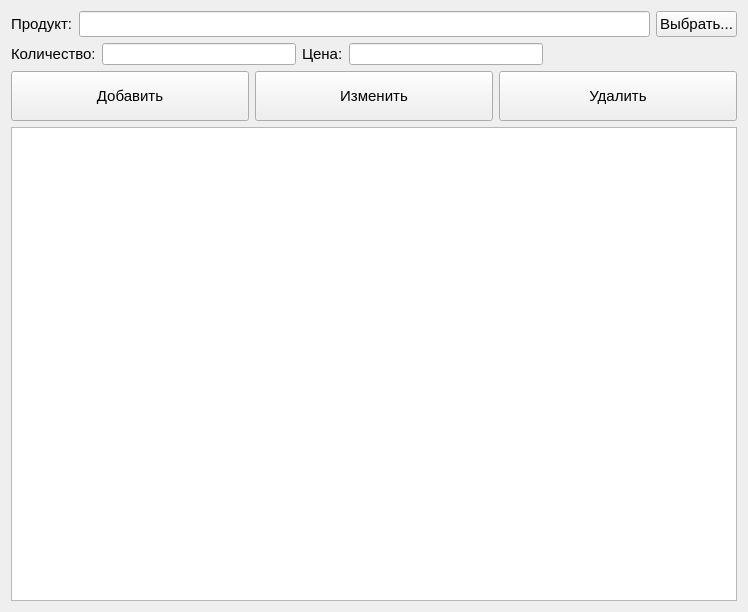
<?xml version="1.0" encoding="UTF-8"?>
<ui version="4.0">
 <class>FormStock</class>
 <widget class="QWidget" name="FormStock">
  <property name="geometry">
   <rect>
    <x>0</x>
    <y>0</y>
    <width>748</width>
    <height>612</height>
   </rect>
  </property>
  <property name="windowTitle">
   <string>Form</string>
  </property>
  <layout class="QVBoxLayout" name="verticalLayout_2">
   <item>
    <layout class="QVBoxLayout" name="verticalLayout">
     <item>
      <layout class="QHBoxLayout" name="horizontalLayout">
       <item>
        <widget class="QLabel" name="label">
         <property name="font">
          <font>
           <pointsize>11</pointsize>
          </font>
         </property>
         <property name="text">
          <string>Продукт:</string>
         </property>
        </widget>
       </item>
       <item>
        <widget class="QLineEdit" name="txtProduct">
         <property name="font">
          <font>
           <pointsize>11</pointsize>
          </font>
         </property>
        </widget>
       </item>
       <item>
        <widget class="QPushButton" name="cmdSelectProduct">
         <property name="font">
          <font>
           <pointsize>11</pointsize>
          </font>
         </property>
         <property name="text">
          <string>Выбрать...</string>
         </property>
        </widget>
       </item>
      </layout>
     </item>
     <item>
      <layout class="QHBoxLayout" name="horizontalLayout_2">
       <item>
        <widget class="QLabel" name="label_2">
         <property name="font">
          <font>
           <pointsize>11</pointsize>
          </font>
         </property>
         <property name="text">
          <string>Количество:</string>
         </property>
        </widget>
       </item>
       <item>
        <widget class="QLineEdit" name="txtQuantity"/>
       </item>
       <item>
        <widget class="QLabel" name="label_3">
         <property name="font">
          <font>
           <pointsize>11</pointsize>
          </font>
         </property>
         <property name="text">
          <string>Цена:</string>
         </property>
        </widget>
       </item>
       <item>
        <widget class="QLineEdit" name="txtPrice"/>
       </item>
       <item>
        <spacer name="horizontalSpacer">
         <property name="orientation">
          <enum>Qt::Horizontal</enum>
         </property>
         <property name="sizeHint" stdset="0">
          <size>
           <width>40</width>
           <height>20</height>
          </size>
         </property>
        </spacer>
       </item>
      </layout>
     </item>
     <item>
      <layout class="QHBoxLayout" name="horizontalLayout_3">
       <property name="topMargin">
        <number>0</number>
       </property>
       <item>
        <widget class="QPushButton" name="cmdCreate">
         <property name="minimumSize">
          <size>
           <width>0</width>
           <height>50</height>
          </size>
         </property>
         <property name="font">
          <font>
           <pointsize>11</pointsize>
          </font>
         </property>
         <property name="text">
          <string>Добавить</string>
         </property>
        </widget>
       </item>
       <item>
        <widget class="QPushButton" name="cmdEdit">
         <property name="minimumSize">
          <size>
           <width>0</width>
           <height>50</height>
          </size>
         </property>
         <property name="font">
          <font>
           <pointsize>11</pointsize>
          </font>
         </property>
         <property name="text">
          <string>Изменить</string>
         </property>
        </widget>
       </item>
       <item>
        <widget class="QPushButton" name="cmdRemove">
         <property name="minimumSize">
          <size>
           <width>0</width>
           <height>50</height>
          </size>
         </property>
         <property name="font">
          <font>
           <pointsize>11</pointsize>
          </font>
         </property>
         <property name="text">
          <string>Удалить</string>
         </property>
        </widget>
       </item>
      </layout>
     </item>
     <item>
      <widget class="QTableView" name="tableView"/>
     </item>
    </layout>
   </item>
  </layout>
 </widget>
 <resources/>
 <connections/>
</ui>
